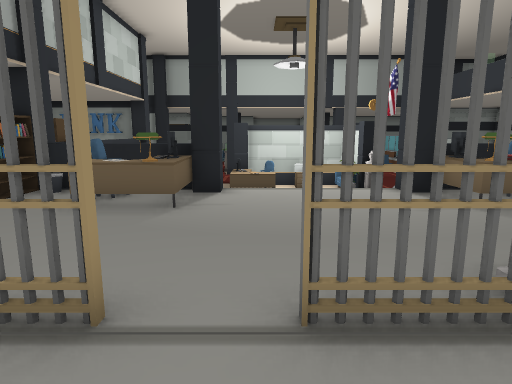
view 1 (above)

23 first-person views from a walk through a scene from a Unity 3-D project. The camera is 1.4 m above the floor, tilts 10° down and sees 75° across. The floor is counted in squares, 1 m on a side. Each view is taken from the middle of a square. On the plan, view 1 faces up. The plan holds only what a view shows up to about 15 squares ahead; the rest is blank. The place goes on beyond the plan. The player is left out. Door leaves are left out, so doorways stand open. Some surface patterns are stand-ins.

view 2
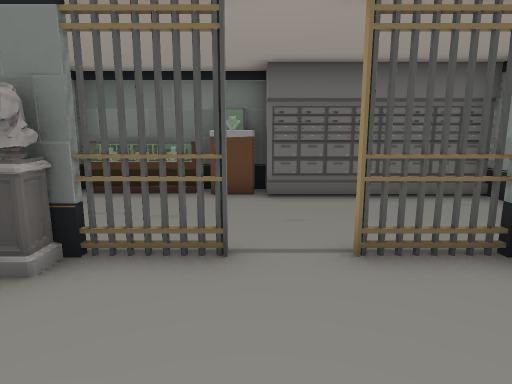

view 3
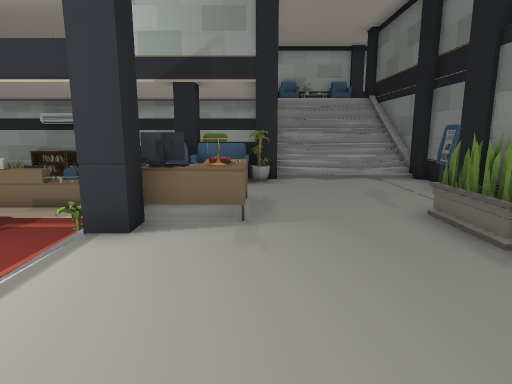

view 4
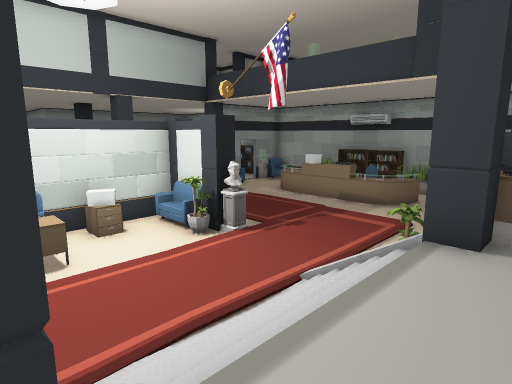

view 5
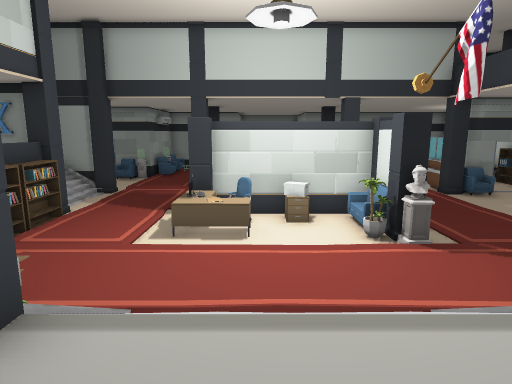

view 6
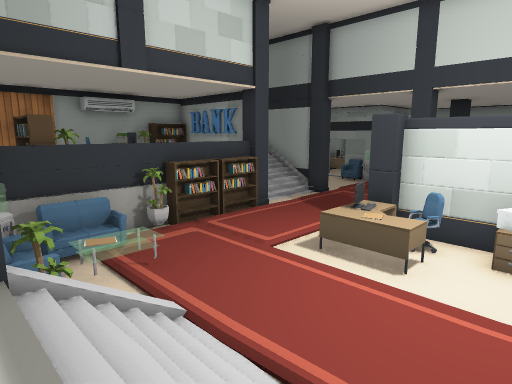

view 7
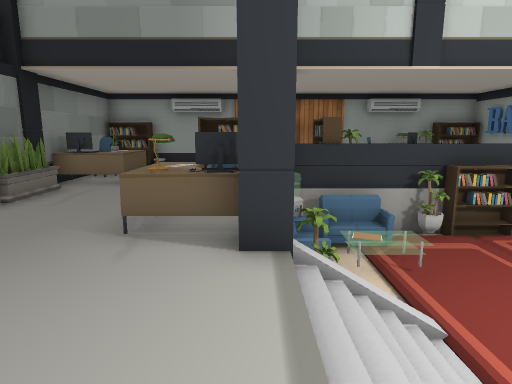

view 8
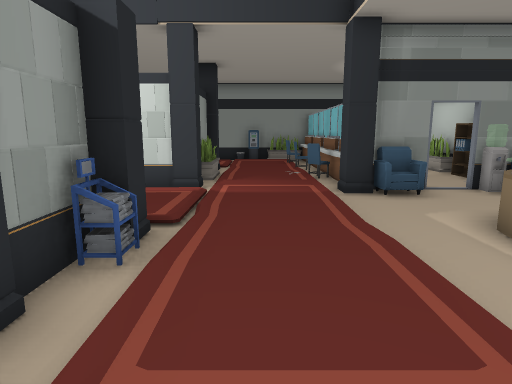

view 9
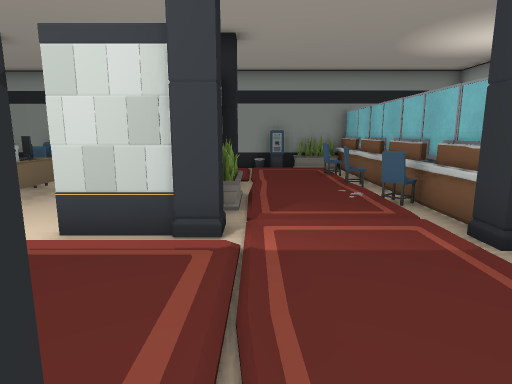

view 10
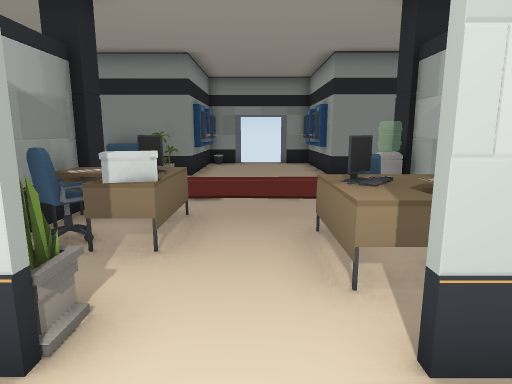

view 11
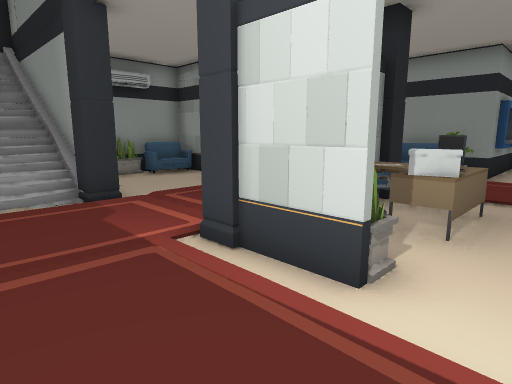

view 12
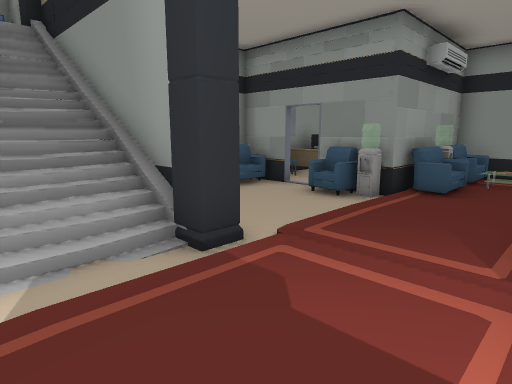

view 13
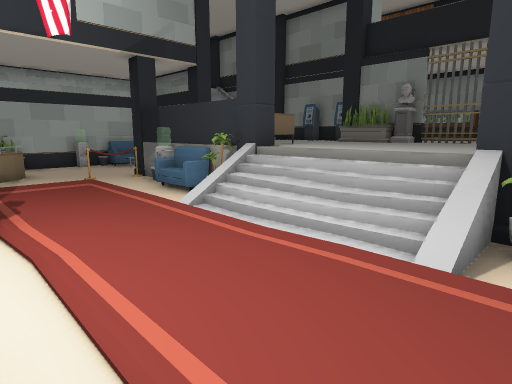

view 14
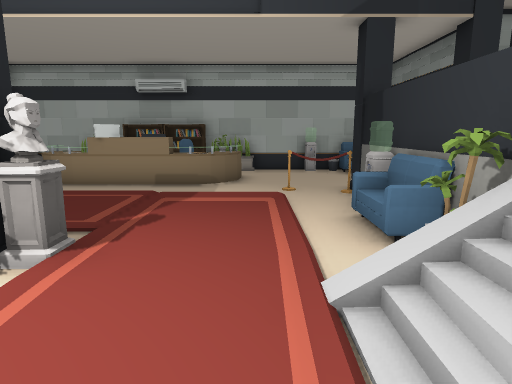

view 15
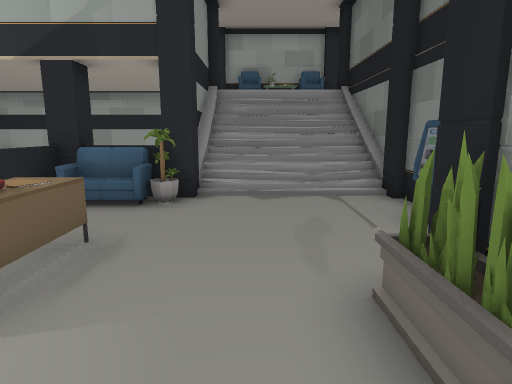

view 16
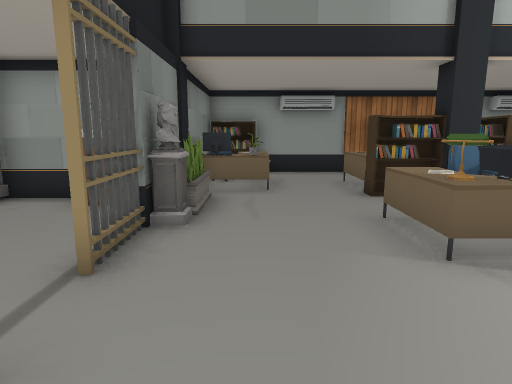

view 17
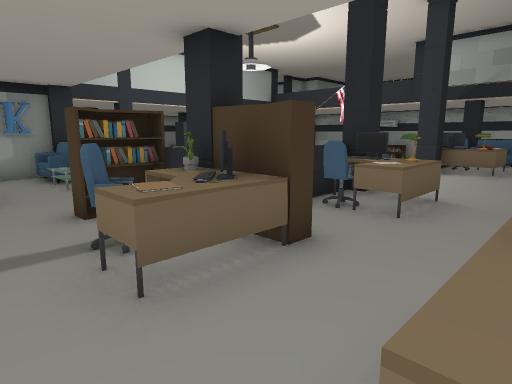

view 18
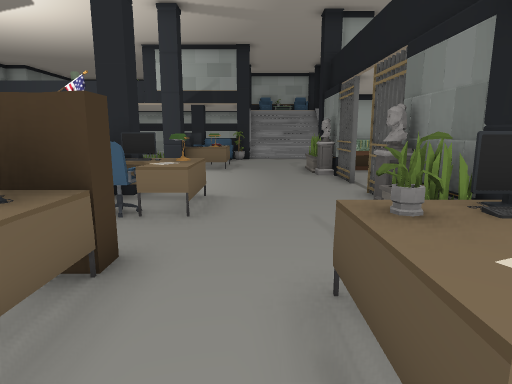

view 19
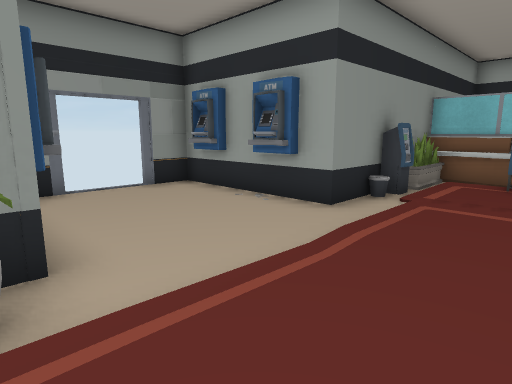

view 20
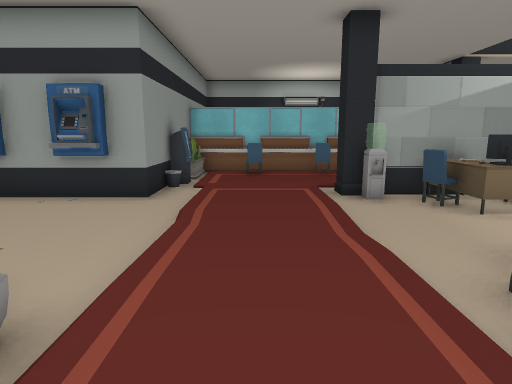

view 21
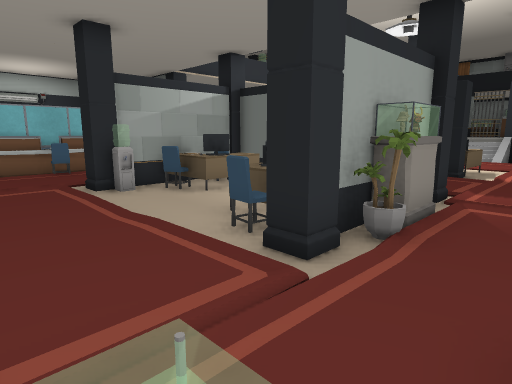

view 22
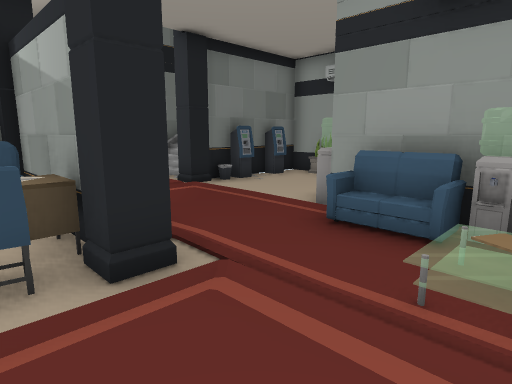

view 23
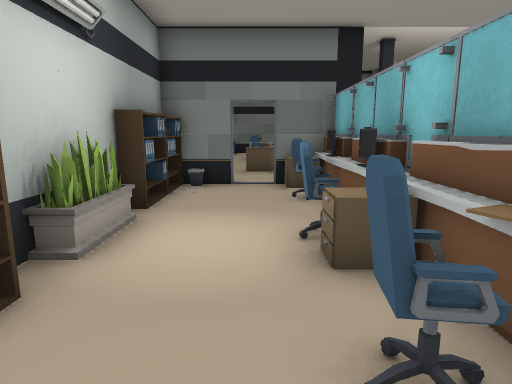

### Floor plan
Key: @ floor where view 1 was taken; # wall or solid block; x gap in a wall; . main floor; : floor 0.25 m higher than the main floor; + floor 1.25 m higher than the main floor; * floor 2.75 m higher than the main floor; % floor 3.25 m higher than the main floor; & floor 4 m higher than the main floor; / step, stairs or slope; D open door; = window, fence, low wall or low ledge; v drop or lower ground; E desk; S sofa; P plant; I pillar; H shelf; C computer; T thing the floor can be seen under or through; M cash machine; R drawers; A table; W water cooler; O other object.
Columns run from 17 left of view 1 to 17 right of it. Each row starts with its distance up from view 1.
 36                   x  ##
 35                  #....#
 34                  M...M#
 33                 #.....#
 32                 #M...M#
 31             #####.DDD.######
 30             #=SSP.DDD.. MPP  .
 29             S//......../::.    H
 28             W//.       /::OEO..H
 27             S/:.. ..   /::.E....#
 26         #.S##/:OIO....I/::ERR..P#
 25         /. W/::.ECE..W#/::.C...P#
 24        //.../::PECC.EO#/::/E...H#
 23        P..../::IOOO.Cv#/::OCO..H
 22        #..../::.#...OO#/::/CR..H
 21 #   I###M#MI/::II#../#I/::I#S..
 20 #O   ////////:::..//////::.IS.=
 19       ///////:::...: ::/::.....
 18           ///:::.. : ::/::...E.
 17        ####I/::/I#####I/::..EE.
 16        H+++#H::/CIOR.=O/::/.O..O
 15        O ++SH::/CCEO.#S/::/.OO H
 14        O ++OH::/EE...PI/::/.O  H
 13          ++/HP:/.:::::::::..EO P
 12          xDD#:::::::::::::..EO..
 11          +++S:O:::::::::::..DD..
 10          +HHv.A///////.....ODD.
  9          +++W=S##////#POW.O#...W#
  8         ++EPHII#I++++I#OOO#I... #
  7         +ECC++EC+++++ECE++S    S
  6         ++++++EE++++++EE++PI####I I
  5        ++++++++++++++++++++/=*#II S
  4        #+EPE++++++++I++++++//*%&  #
  3        H EC+PPI+++++P++++++//*%&
  2         ###IITTxDDTTTTI++++//*%&  #
  1              ++++++++O#MM##I####I I
  0            #+++++@+++O    II    I
 -1            #++++++++++
 -2             OOOOOOOOOOOOOO
 -3                  #####

Where each view was taken, in squares from view 1:
view 1: 0 up, 0 right, facing up
view 2: 6 up, 0 right, facing down
view 3: 6 up, 1 left, facing right
view 4: 7 up, 1 left, facing up-right
view 5: 6 up, 1 right, facing up
view 6: 8 up, 3 right, facing up-left
view 7: 8 up, 3 right, facing left
view 8: 12 up, 7 right, facing up
view 9: 16 up, 6 right, facing up
view 10: 19 up, 2 right, facing up
view 11: 18 up, 2 right, facing up-left
view 12: 18 up, 2 left, facing up-left
view 13: 14 up, 2 left, facing down-right
view 14: 11 up, 1 right, facing right
view 15: 4 up, 2 right, facing right
view 16: 4 up, 2 right, facing left
view 17: 4 up, 9 left, facing up-right
view 18: 5 up, 9 left, facing right
view 19: 27 up, 1 left, facing up-right
view 20: 28 up, 3 left, facing right
view 21: 29 up, 4 left, facing down-right
view 22: 29 up, 0 right, facing down-left
view 23: 30 up, 12 right, facing down
